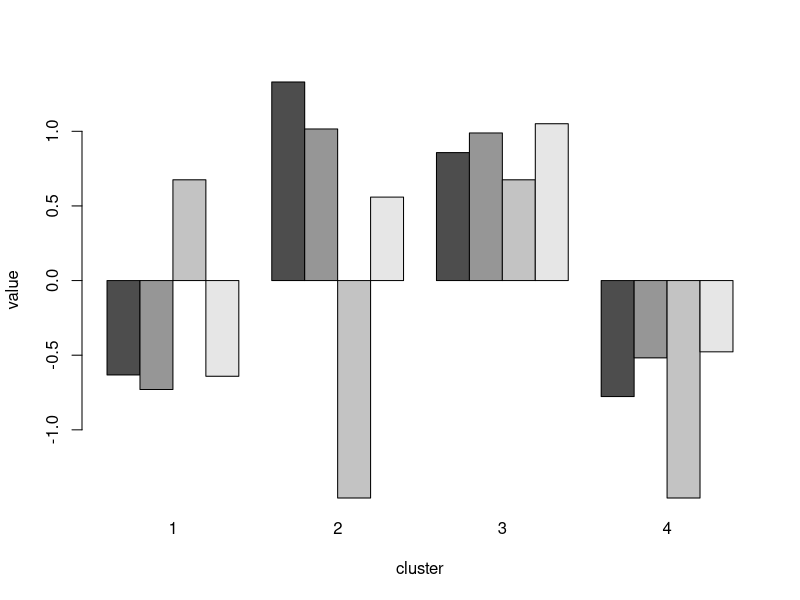
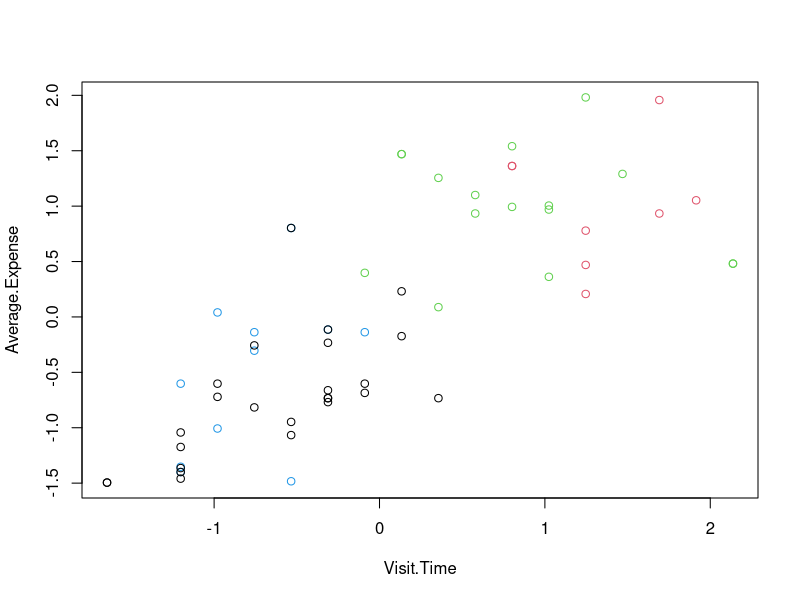

Recreate these plots in R, in order.
# Clustering data with the k-means method

customer = read.csv('data/customer.csv', header = TRUE)
customer = scale(customer[,-1])

set.seed(22)

# Use k-means to cluster the customer data
fit = kmeans(customer, 4)
fit

# Inspect the center of each cluster using a barplot
barplot(t(fit$centers), beside = TRUE, xlab = "cluster", ylab = "value")

# Scatter plot of the data (with colours)
plot(customer, col = fit$cluster)
